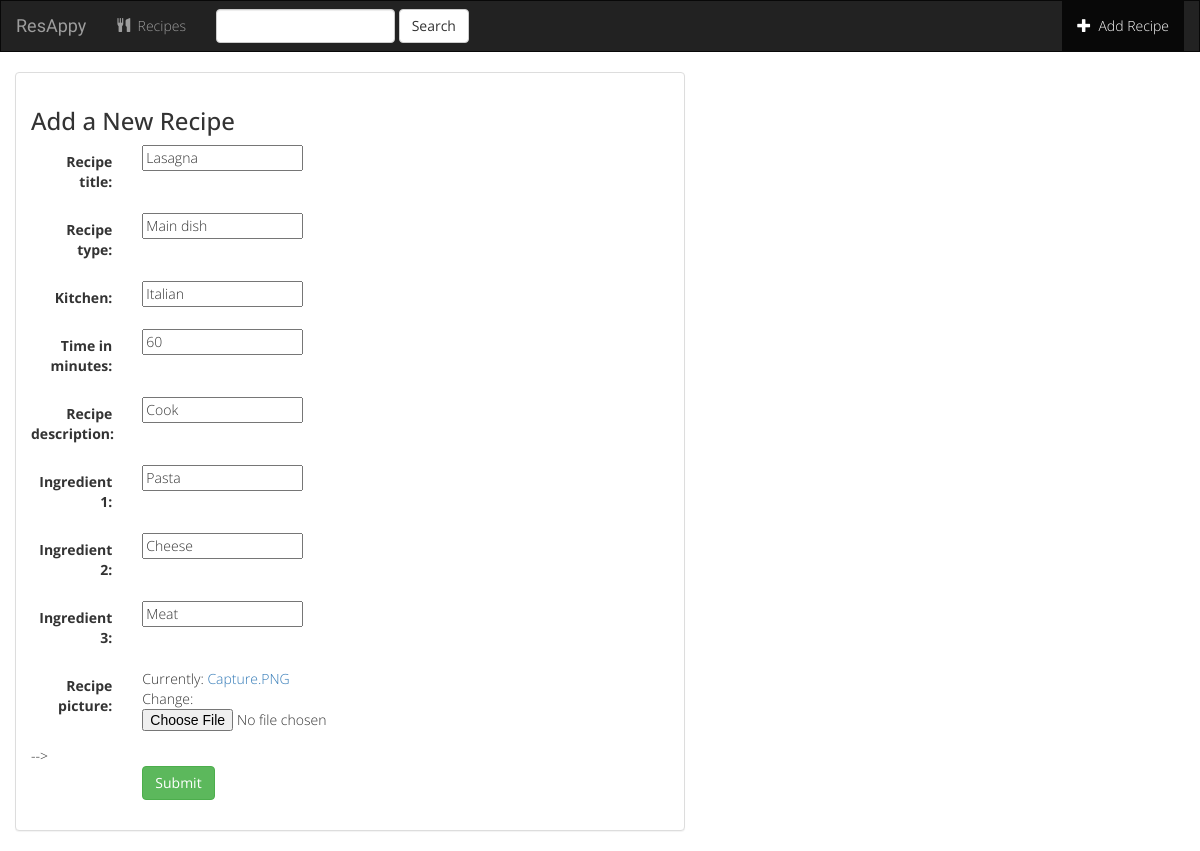
The app's page /recipes/recipe/14/ with its own data.
### recipes/models.py (models this page shows, shortened)
class Recipe(models.Model):
	kitchen = models.CharField(max_length=250, default='e.g. Italian')
	recipe_title = models.CharField(max_length=500, default='e.g. Lasagna')
	recipe_description = models.CharField(max_length=10000, default='What to do?')
	time_in_minutes = models.IntegerField()
	recipe_picture = models.FileField()
	recipe_type = models.CharField(max_length=500, default='e.g. Main Dish')
	ingredient_1 = models.CharField(max_length=500, default='')
	ingredient_2 = models.CharField(max_length=500, default='')
	ingredient_3 = models.CharField(max_length=500, default='')

### recipes/views.py (the view)
# urls.py: url(r'recipe/(?P<pk>[0-9]+)/$', views.RecipeUpdate.as_view(), name='recipe-update'),
class RecipeUpdate(UpdateView):
	model = Recipe
	fields = ['recipe_title', 'recipe_type', 'kitchen', 'time_in_minutes', 'recipe_description', 'ingredient_1', 'ingredient_2', 'ingredient_3', 'recipe_picture']

### recipes/templates/recipes/recipe_form.html (shortened to what this page needs)
{% extends 'recipes/base.html' %}
{% block body %}
<div class="container-fluid">
	<div class="row">
		<div class="col-sm-12 col-md-7">
			<div class="panel panel-default">
				<div class="panel-body">
					<h3>Add a New Recipe</h3>
					<form class="form-horizontal" action="" method="post" enctype="multipart/form-data">
						{% include 'recipes/form-template.html' %}
						<div class="form-group">
							<div class="col-sm-offset-2 col-sm-10">
								<button type="submit" class="btn btn-success">Submit</button>
							</div>
						</div>
					</form>
				</div>
			</div>
		</div>
	</div>
</div>
{% endblock %}

### recipes/templates/recipes/form-template.html (shortened to what this page needs)
{% for field in form %}
	<div class="form-group">
		<div class="col-sm-offset-2 col-sm-10">
		</div>
			<label class="control-label col-sm-2">{{ field.label_tag }}</label>
		<div class="col-sm-10">{{ field }}</div>
	</div>
{% endfor %} -->

### recipes/static/recipes/style.css (style rules this page uses)
body { // background: white url("images/background.jpg"); font-family: 'Open Sans'; font-weight: 300; }

### records on screen
Recipe: form "Lasagna" "Main dish" "Italian" "60" "Cook" "Pasta" "Cheese" "Meat"

### other values on screen
{{ field.label_tag }} "Recipe title:" "Recipe type:" "Kitchen:" "Time in minutes:" "Recipe description:" "Ingredient 1:" "Ingredient 2:" "Ingredient 3:" "Recipe picture:"
